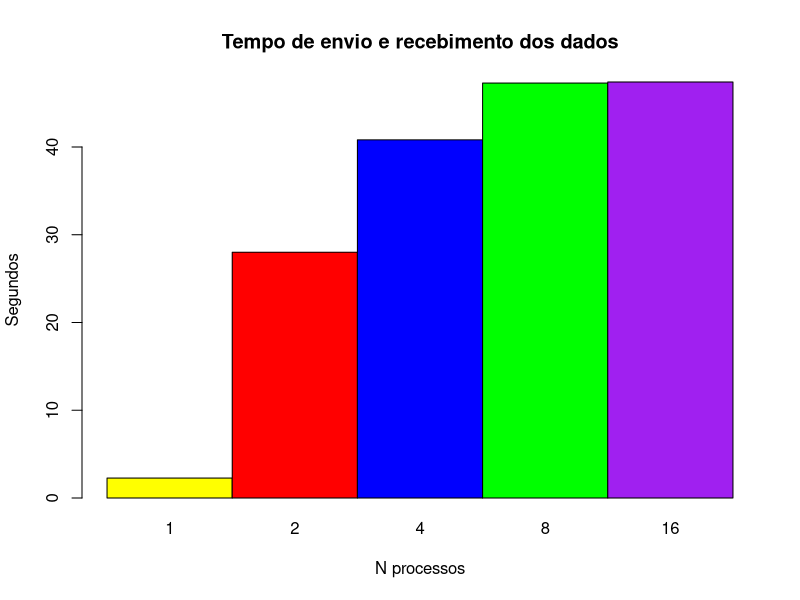

Recreate this plot in R.
names = c("1", "2", "4", "8", "16")
cores = c("yellow", "red", "blue", "green", "purple")

vals <- c(2.273573875, 28.007216375, 40.81487875, 47.28618225, 47.406148125)

mat <- matrix(vals, nrow=5, ncol=1)
y_lim <- range(0, vals)

pdf("msgs.pdf")

barplot(mat, main="Tempo de envio e recebimento dos dados", xlab="N processos", ylab="Segundos", ylim=y_lim, col=c("yellow", "red", "blue", "green", "purple"),
  names.arg=names, beside=TRUE)
